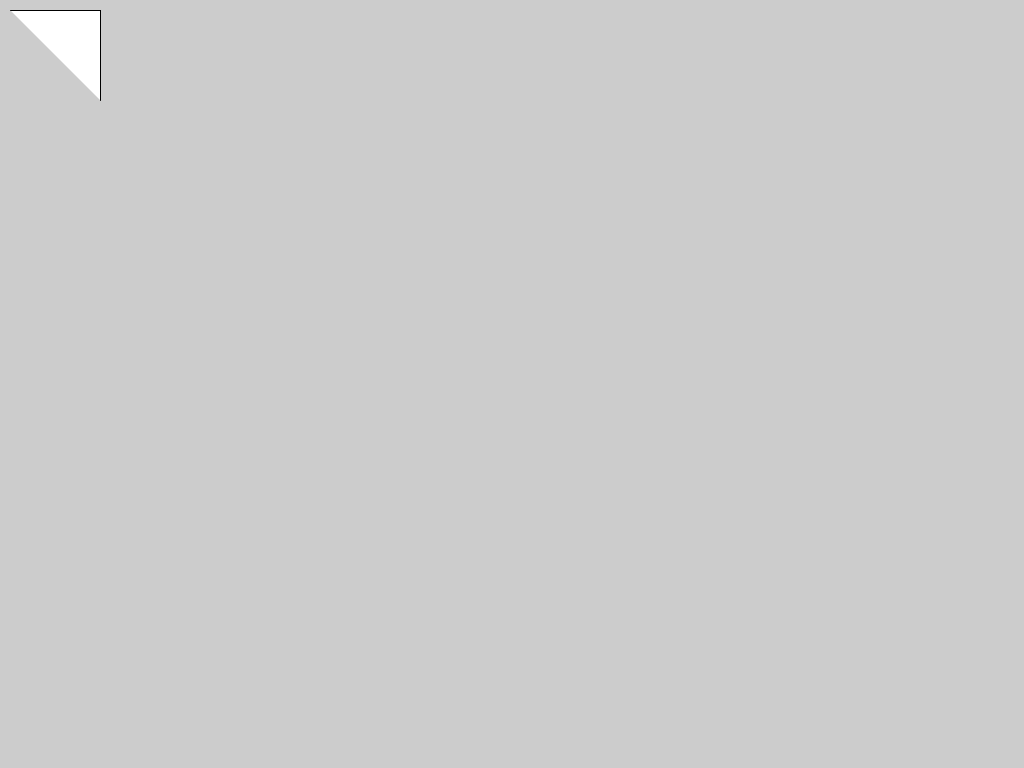
Frame 1 (no input)
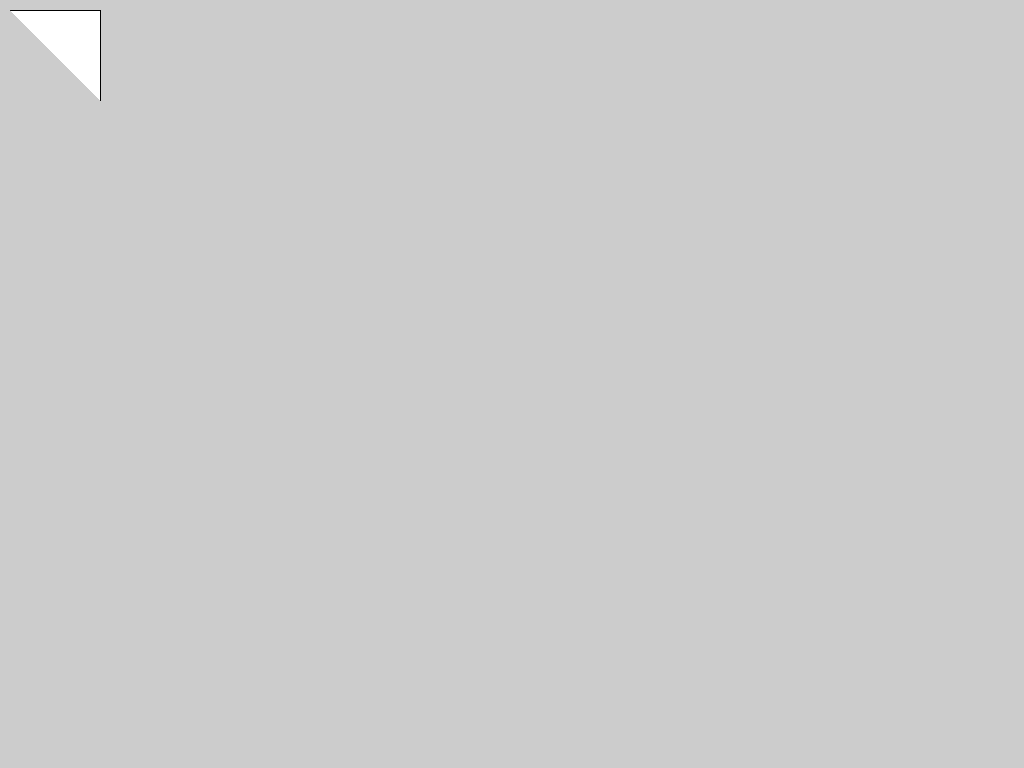
Frame 60 (the mouse pressed at the canvas centre just before this capture)
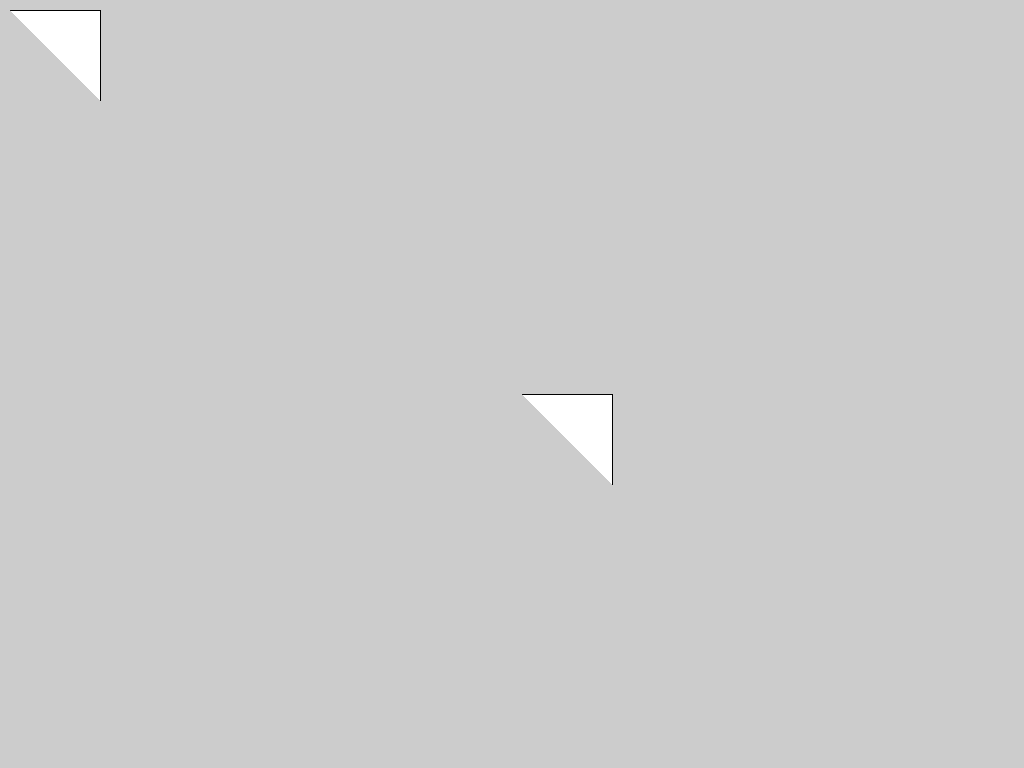
Frame 120 (the mouse held since frame 60 and released just before this capture)

The Processing sketch that drew these frames (run headless with seeded random() and noise(); from frame 60 on, the mouse is pressed at the canvas centre):

// Processing sketch: a_createShapes
// ── a_createShapes.pde
/* jstephens  - pshape practice sketches  2015-04-02

a_createShapes

*/
float over;
float up;


void setup () {
	size(1024, 768);


}

void draw () {
	over 	= mouseX;
	up 		= mouseY;

	beginShape();
	vertex(10 	+ over, 10	+ up);
	vertex(100 	+ over, 10 	+ up);
	vertex(100 	+ over, 100 + up);
	endShape();

}
